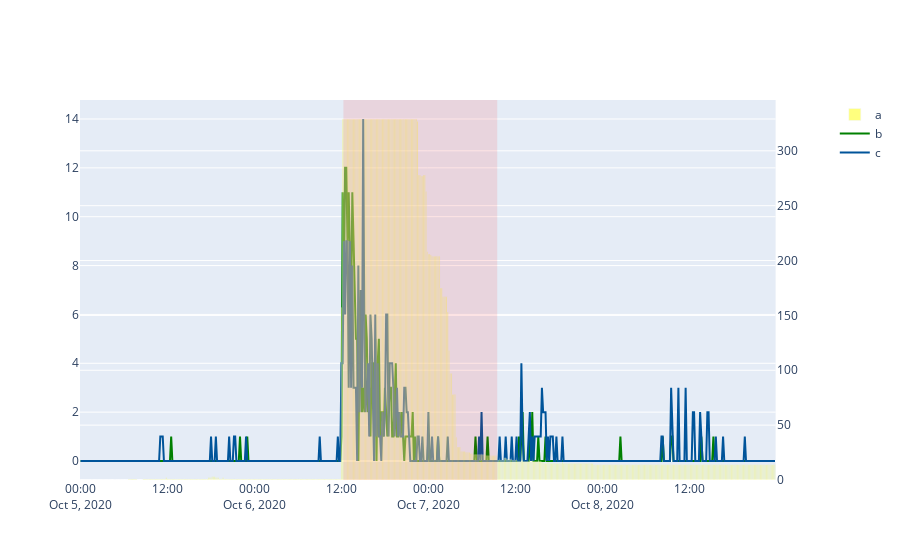
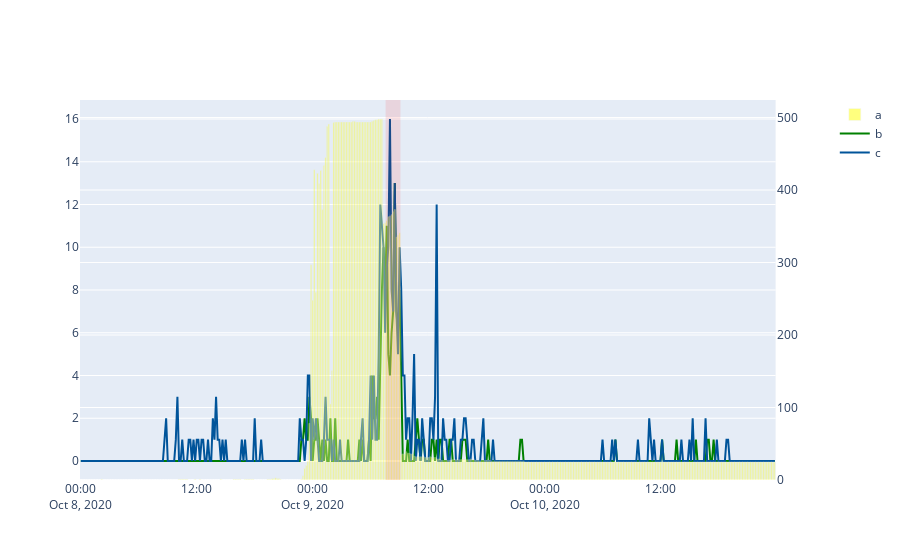
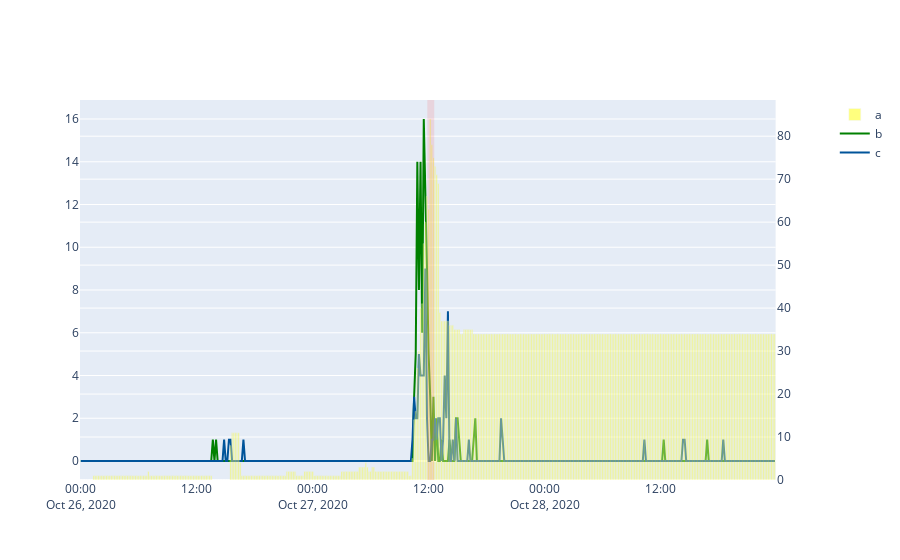
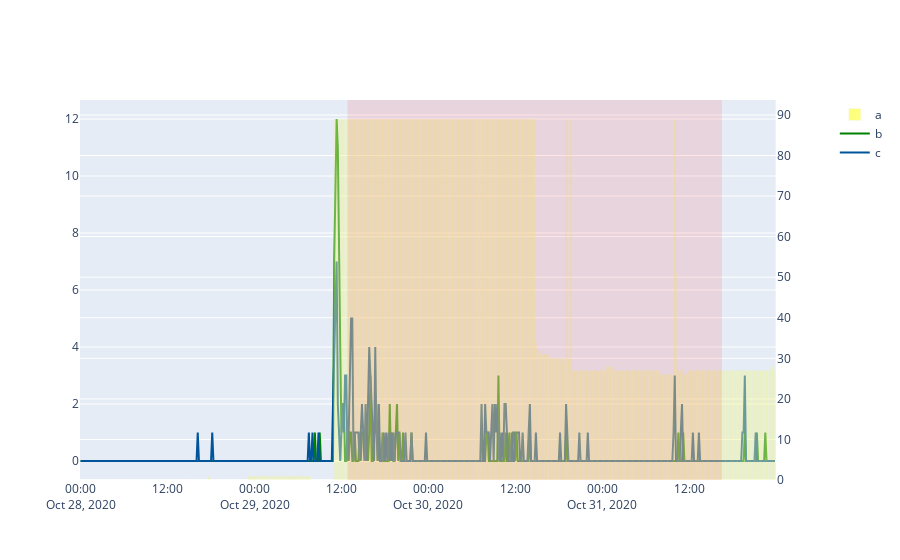

The notebook cell these images were saved under, in order:
### Code cell
for outage in list(df.Outage_Identifier.unique()):
    df_one=df[df.Outage_Identifier == outage]
    df_one.head()
    start_time = df_one['Outage Notify time'].iloc[0]
    end_time = df_one['Outage End time'].iloc[0]
    plot_cust(df_one, outage, start_time, end_time)

### Figure 1 — Plotly figure (JSON) as saved in the notebook; plotly's stock layout.template omitted (floating-point values rounded to 4 significant figures; data arrays with more than 128 entries replaced by an {"elided": "..."} marker saying what was removed)
{"data": [{"marker": {"color": "yellow"}, "name": "a", "opacity": 0.5, "type": "bar", "x": {"elided": "576 str values"}, "xaxis": "x", "y": {"elided": "576 int values"}, "yaxis": "y2"}, {"marker": {"color": "Green"}, "name": "b", "type": "scatter", "x": {"elided": "576 str values"}, "xaxis": "x", "y": {"elided": "576 int values"}, "yaxis": "y"}, {"marker": {"color": "#00549A"}, "name": "c", "type": "scatter", "x": {"elided": "576 str values"}, "xaxis": "x", "y": {"elided": "576 int values"}, "yaxis": "y"}], "layout": {"shapes": [{"fillcolor": "red", "line": {"color": "red", "width": 0}, "opacity": 0.1, "type": "rect", "x0": "2020-10-06T12:16:00", "x1": "2020-10-07T09:30:00", "xref": "x", "y0": 0, "y1": 1, "yref": "paper"}], "xaxis": {"anchor": "y", "domain": [0, 0.94]}, "yaxis": {"anchor": "x", "domain": [0, 1]}, "yaxis2": {"anchor": "x", "overlaying": "y", "side": "right"}}}

### Figure 2 — Plotly figure (JSON) as saved in the notebook; plotly's stock layout.template omitted (floating-point values rounded to 4 significant figures; data arrays with more than 128 entries replaced by an {"elided": "..."} marker saying what was removed)
{"data": [{"marker": {"color": "yellow"}, "name": "a", "opacity": 0.5, "type": "bar", "x": {"elided": "432 str values"}, "xaxis": "x", "y": {"elided": "432 int values"}, "yaxis": "y2"}, {"marker": {"color": "Green"}, "name": "b", "type": "scatter", "x": {"elided": "432 str values"}, "xaxis": "x", "y": {"elided": "432 int values"}, "yaxis": "y"}, {"marker": {"color": "#00549A"}, "name": "c", "type": "scatter", "x": {"elided": "432 str values"}, "xaxis": "x", "y": {"elided": "432 int values"}, "yaxis": "y"}], "layout": {"shapes": [{"fillcolor": "red", "line": {"color": "red", "width": 0}, "opacity": 0.1, "type": "rect", "x0": "2020-10-09T07:33:00", "x1": "2020-10-09T09:05:00", "xref": "x", "y0": 0, "y1": 1, "yref": "paper"}], "xaxis": {"anchor": "y", "domain": [0, 0.94]}, "yaxis": {"anchor": "x", "domain": [0, 1]}, "yaxis2": {"anchor": "x", "overlaying": "y", "side": "right"}}}

### Figure 3 — Plotly figure (JSON) as saved in the notebook; plotly's stock layout.template omitted (floating-point values rounded to 4 significant figures; data arrays with more than 128 entries replaced by an {"elided": "..."} marker saying what was removed)
{"data": [{"marker": {"color": "yellow"}, "name": "a", "opacity": 0.5, "type": "bar", "x": {"elided": "432 str values"}, "xaxis": "x", "y": {"elided": "432 int values"}, "yaxis": "y2"}, {"marker": {"color": "Green"}, "name": "b", "type": "scatter", "x": {"elided": "432 str values"}, "xaxis": "x", "y": {"elided": "432 int values"}, "yaxis": "y"}, {"marker": {"color": "#00549A"}, "name": "c", "type": "scatter", "x": {"elided": "432 str values"}, "xaxis": "x", "y": {"elided": "432 int values"}, "yaxis": "y"}], "layout": {"shapes": [{"fillcolor": "red", "line": {"color": "red", "width": 0}, "opacity": 0.1, "type": "rect", "x0": "2020-10-27T11:52:00", "x1": "2020-10-27T12:35:00", "xref": "x", "y0": 0, "y1": 1, "yref": "paper"}], "xaxis": {"anchor": "y", "domain": [0, 0.94]}, "yaxis": {"anchor": "x", "domain": [0, 1]}, "yaxis2": {"anchor": "x", "overlaying": "y", "side": "right"}}}

### Figure 4 — Plotly figure (JSON) as saved in the notebook; plotly's stock layout.template omitted (floating-point values rounded to 4 significant figures; data arrays with more than 128 entries replaced by an {"elided": "..."} marker saying what was removed)
{"data": [{"marker": {"color": "yellow"}, "name": "a", "opacity": 0.5, "type": "bar", "x": {"elided": "576 str values"}, "xaxis": "x", "y": {"elided": "576 int values"}, "yaxis": "y2"}, {"marker": {"color": "Green"}, "name": "b", "type": "scatter", "x": {"elided": "576 str values"}, "xaxis": "x", "y": {"elided": "576 int values"}, "yaxis": "y"}, {"marker": {"color": "#00549A"}, "name": "c", "type": "scatter", "x": {"elided": "576 str values"}, "xaxis": "x", "y": {"elided": "576 int values"}, "yaxis": "y"}], "layout": {"shapes": [{"fillcolor": "red", "line": {"color": "red", "width": 0}, "opacity": 0.1, "type": "rect", "x0": "2020-10-29T12:50:00", "x1": "2020-10-31T16:30:00", "xref": "x", "y0": 0, "y1": 1, "yref": "paper"}], "xaxis": {"anchor": "y", "domain": [0, 0.94]}, "yaxis": {"anchor": "x", "domain": [0, 1]}, "yaxis2": {"anchor": "x", "overlaying": "y", "side": "right"}}}
